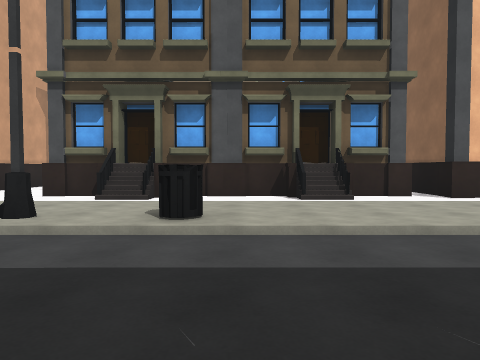
[1] (above)

21 first-person views from a walk through a Unity game level. The camera is 1.4 m above the floor, tilts 2° down and sees 70° across. The floor is counted in squares, 2 m on a side. Each view is taken from the middle of a square. On the plan, view 1 faces up. The plan holds only what a view shows up to about 11 squares ahead; the rest is blank. The place goes on beyond the plan. The player character is not drawn. Surface patterns are stand-ins for the level's own textures.

[2]
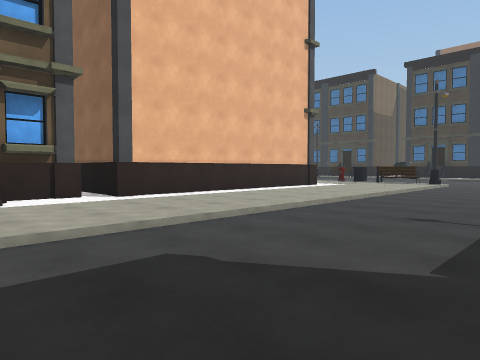

[3]
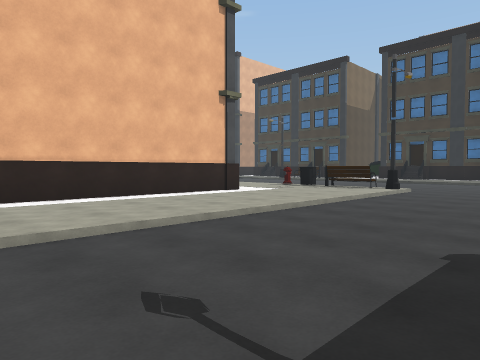

[4]
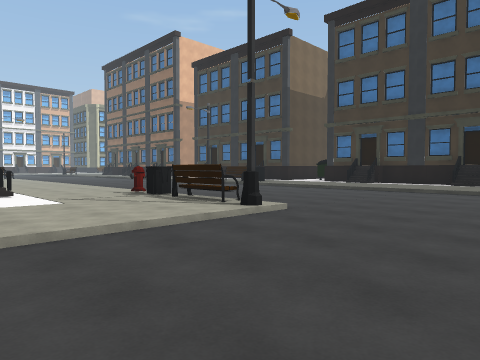

[5]
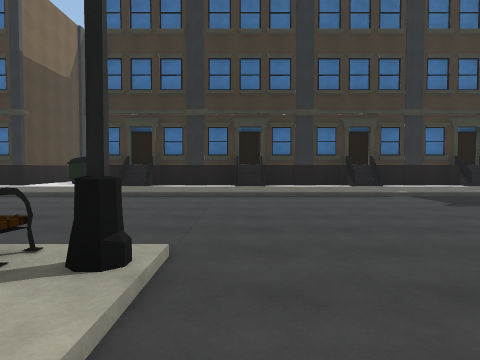

[6]
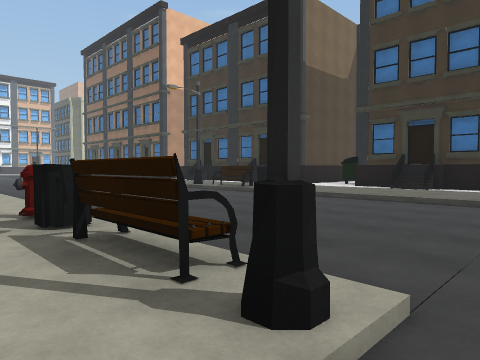

[7]
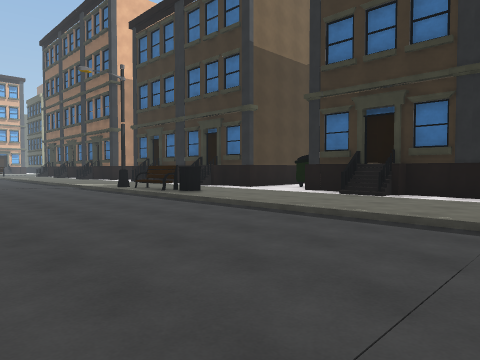

[8]
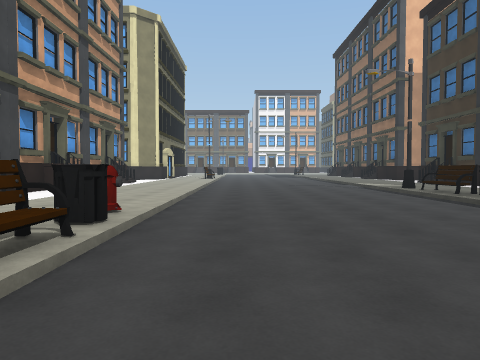

[9]
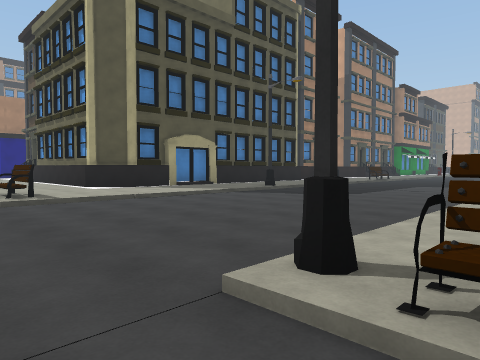

[10]
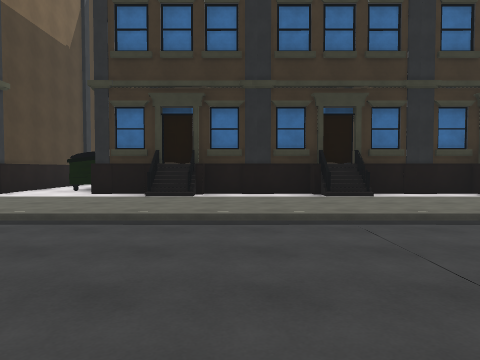

[11]
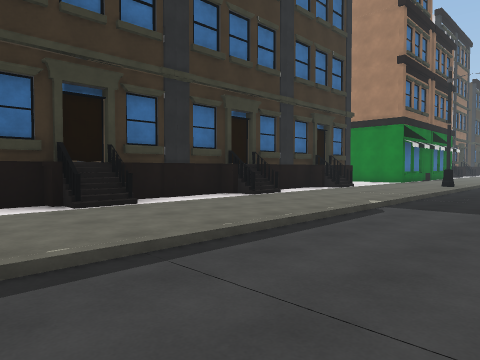

[12]
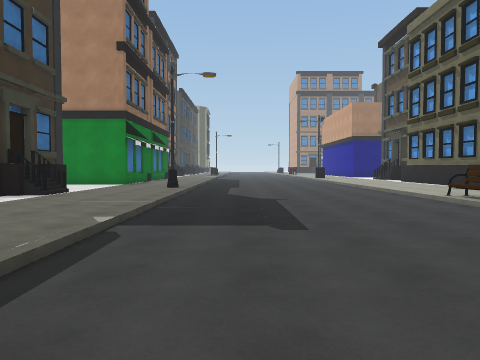

[13]
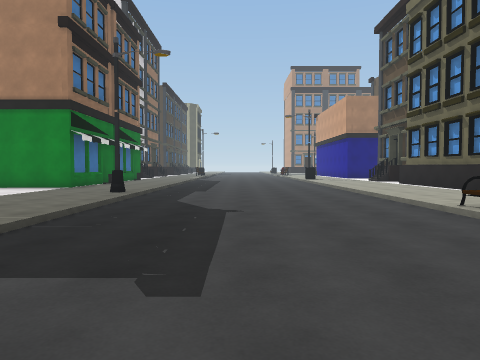

[14]
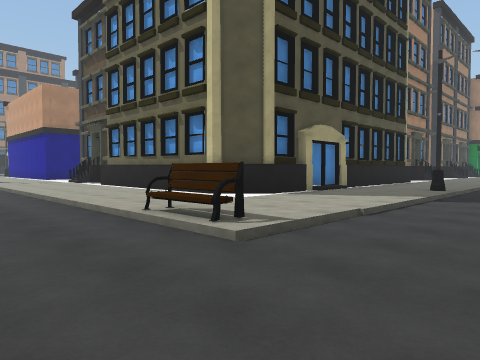

[15]
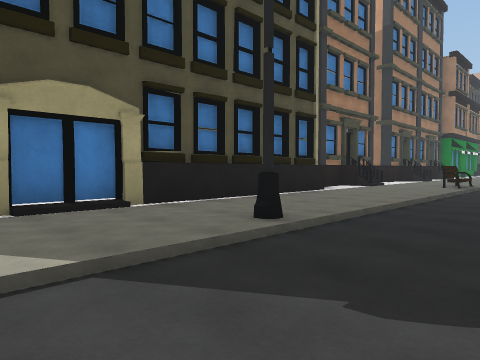

[16]
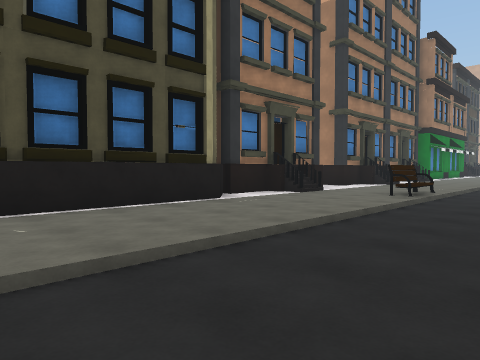

[17]
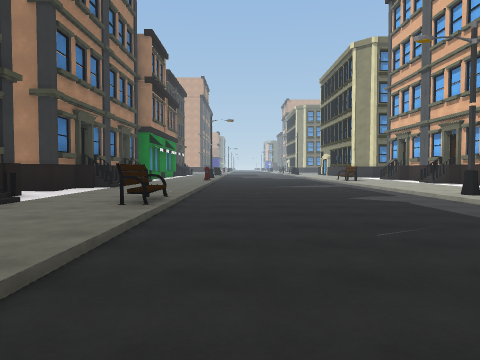

[18]
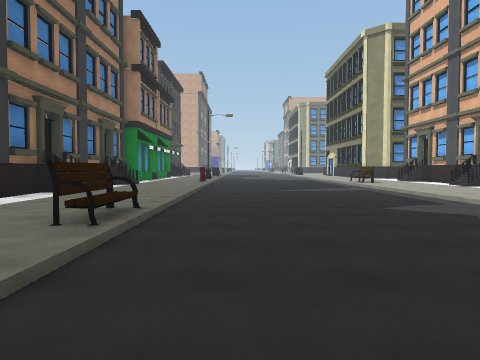

[19]
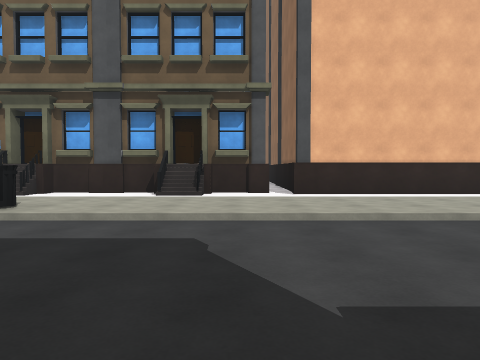

[20]
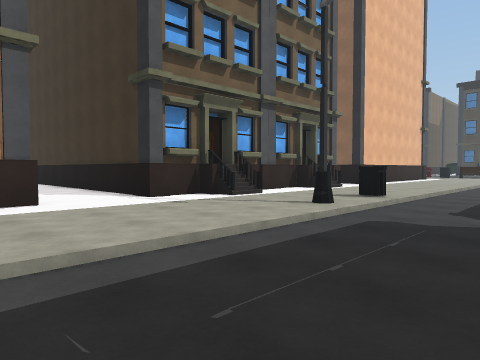

[21]
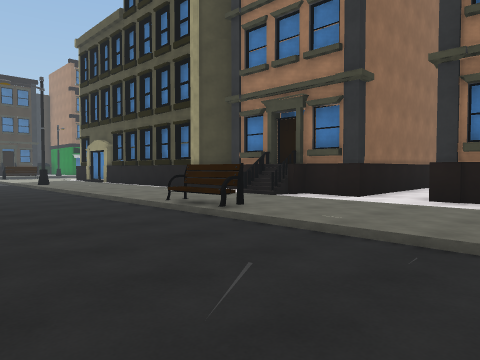

### Floor plan
Key: @ floor where view 1 was taken; # wall or solid block; . main floor; : floor 0.25 m higher than the main floor; / step, stairs or slope; = window, fence, low wall or low ledge; O other object.
Columns run from 8 left of view 1 to 27 right of it. Each row starts with its distance up from view 1.
 14                       ::......:::
 13    :#              #/ ::......O::
 12    :#              ## ::......O:
 11  # :#               #:::......O::###
 10  #::#        #       :::......O:::OO
  9  #::#       :#       :::......::::OO
  8  #::########:#      :::O......:::#
  7 ##:::##::##::#######:::O......:::#
  6 :::::::::::::::::::::::O......:::#
  5 :::::::::::::::::::::::O......:::#
  4 :::::O:O:::::::::::::::O......:::#
  3 ..............................:::#
  2 ..............................:::#
  1 ..............................:::#
  0 ........@.....................:::#
 -1 ..............................:::#
 -2 ..............................:::#
 -3 ::::::OO::::::::O::::::O......:::#
 -4 :::::::::::::::::::::::O......:::#
 -5 : = :::##:::::::::::::::......:::#
 -6 #####:###############:::......:::#
 -7     #:#  #          #:::......:::#
 -8      :#             #:::......O:::
 -9      :#             #:::......:::##
-10      :#             #:::......::##
-11       #               ::.

Positions as (right, up) in squares from view 1, and headings:
1: (0, 0), facing up
2: (1, 0), facing up-right
3: (5, 0), facing up-right
4: (11, 0), facing up-right
5: (13, 3), facing right
6: (14, 3), facing up-right
7: (17, 3), facing up-right
8: (17, 3), facing up
9: (17, 5), facing down-left
10: (17, 5), facing right
11: (19, 5), facing down-right
12: (20, 3), facing down
13: (19, 1), facing down
14: (18, 0), facing down-left
15: (11, 0), facing down-left
16: (7, 0), facing down-left
17: (5, -1), facing left
18: (3, -1), facing left
19: (3, -1), facing up
20: (-8, 1), facing up-right
21: (-6, 1), facing down-right
